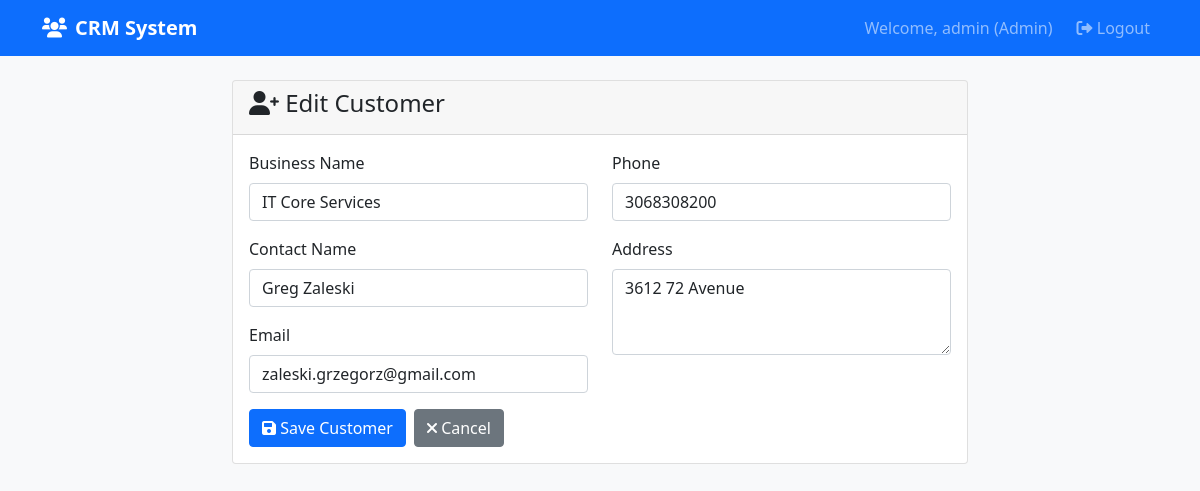
Screenshot of /customer/5/edit/ (signed in) with the database file from the repository.
### crm/models.py (models this page shows, shortened)
class User(AbstractUser):
    USER_TYPES = (
        ('admin', 'Admin'),
        ('user', 'User'),
        ('viewer', 'Viewer'),
    )
    user_type = models.CharField(max_length=10, choices=USER_TYPES, default='viewer')

class Customer(models.Model):
    business_name = models.CharField(max_length=200)
    contact_name = models.CharField(max_length=100)
    email = models.EmailField()
    phone = models.CharField(max_length=20)
    address = models.TextField()
    created_at = models.DateTimeField(auto_now_add=True)
    updated_at = models.DateTimeField(auto_now=True)
    created_by = models.ForeignKey(User, on_delete=models.CASCADE, related_name='customers_created')
    class Meta:
        ordering = ['-created_at']

### crm/views.py (the view)
# urls.py: path('customer/<int:pk>/edit/', views.customer_edit, name='customer_edit'),
@login_required
def customer_edit(request, pk):
    if request.user.user_type not in ['admin', 'user']:
        return HttpResponseForbidden("You don't have permission to edit customers.")
    customer = get_object_or_404(Customer, pk=pk)
    if request.method == 'POST':
        form = CustomerForm(request.POST, instance=customer)
        if form.is_valid():
            form.save()
            messages.success(request, 'Customer updated successfully!')
            return redirect('customer_detail', pk=customer.pk)
    else:
        form = CustomerForm(instance=customer)
    return render(request, 'crm/customer_form.html', {'form': form, 'title': 'Edit Customer'})

### crm/forms.py
class CustomerForm(forms.ModelForm):
    class Meta:
        model = Customer
        fields = ['business_name', 'contact_name', 'email', 'phone', 'address']
        widgets = {
            'business_name': forms.TextInput(attrs={'class': 'form-control'}),
            'contact_name': forms.TextInput(attrs={'class': 'form-control'}),
            'email': forms.EmailInput(attrs={'class': 'form-control'}),
            'phone': forms.TextInput(attrs={'class': 'form-control'}),
            'address': forms.Textarea(attrs={'class': 'form-control', 'rows': 3}),
        }

### crm/templates/crm/customer_form.html (shortened to what this page needs)
{% extends 'crm/base.html' %}
{% block content %}
<div class="row justify-content-center">
    <div class="col-md-8">
        <div class="card">
            <div class="card-header">
                <h4><i class="fas fa-user-plus"></i> {{ title }}</h4>
            </div>
            <div class="card-body">
                <form method="post">
                    <div class="row">
                        <div class="col-md-6">
                            <div class="mb-3">
                                <label for="{{ form.business_name.id_for_label }}" class="form-label">Business Name</label>
                                {{ form.business_name }}
                            </div>
                            <div class="mb-3">
                                <label for="{{ form.contact_name.id_for_label }}" class="form-label">Contact Name</label>
                                {{ form.contact_name }}
                            </div>
                            <div class="mb-3">
                                <label for="{{ form.email.id_for_label }}" class="form-label">Email</label>
                                {{ form.email }}
                            </div>
                        </div>
                        <div class="col-md-6">
                            <div class="mb-3">
                                <label for="{{ form.phone.id_for_label }}" class="form-label">Phone</label>
                                {{ form.phone }}
                            </div>
                            <div class="mb-3">
                                <label for="{{ form.address.id_for_label }}" class="form-label">Address</label>
                                {{ form.address }}
                            </div>
                        </div>
                    </div>
                    <div class="d-flex gap-2">
                        <button type="submit" class="btn btn-primary">
                            <i class="fas fa-save"></i> Save Customer
                        </button>
                        <a href="{% url 'dashboard' %}" class="btn btn-secondary">
                            <i class="fas fa-times"></i> Cancel
                        </a>
                    </div>
                </form>
            </div>
        </div>
    </div>
</div>
{% endblock %}

### crm/templates/crm/base.html (shortened to what this page needs)
<!DOCTYPE html>
<html lang="en">
<head>
    <link href="https://cdn.jsdelivr.net/npm/bootstrap@5.1.3/dist/css/bootstrap.min.css" rel="stylesheet">
    <link href="https://cdnjs.cloudflare.com/ajax/libs/font-awesome/6.0.0/css/all.min.css" rel="stylesheet">
</head>
<body class="bg-light">
    {% if user.is_authenticated %}
    <nav class="navbar navbar-expand-lg navbar-dark bg-primary">
        <div class="container">
            <a class="navbar-brand" href="{% url 'dashboard' %}">
                <i class="fas fa-users me-2"></i>CRM System
            </a>
            <div class="navbar-nav ms-auto">
                <span class="navbar-text me-3">
                    Welcome, {{ user.username }} ({{ user.user_type|title }})
                </span>
                <a class="nav-link" href="{% url 'logout' %}">
                    <i class="fas fa-sign-out-alt"></i> Logout
                </a>
            </div>
        </div>
    </nav>
    {% endif %}
    <div class="container mt-4">
        {% block content %}
        {% endblock %}
    </div>
</body>
</html>

### crm/templates/crm/base.html (style rules this page uses)
.navbar-brand { font-weight: bold; }

### rows the page displays
User: username "admin", user_type "Admin"
Customer: business_name "IT Core Services", contact_name "Greg Zaleski", email "zaleski.grzegorz@gmail.com", phone "3068308200", address "3612 72 Avenue"

### other values shown
{{ title }} "Edit Customer"
